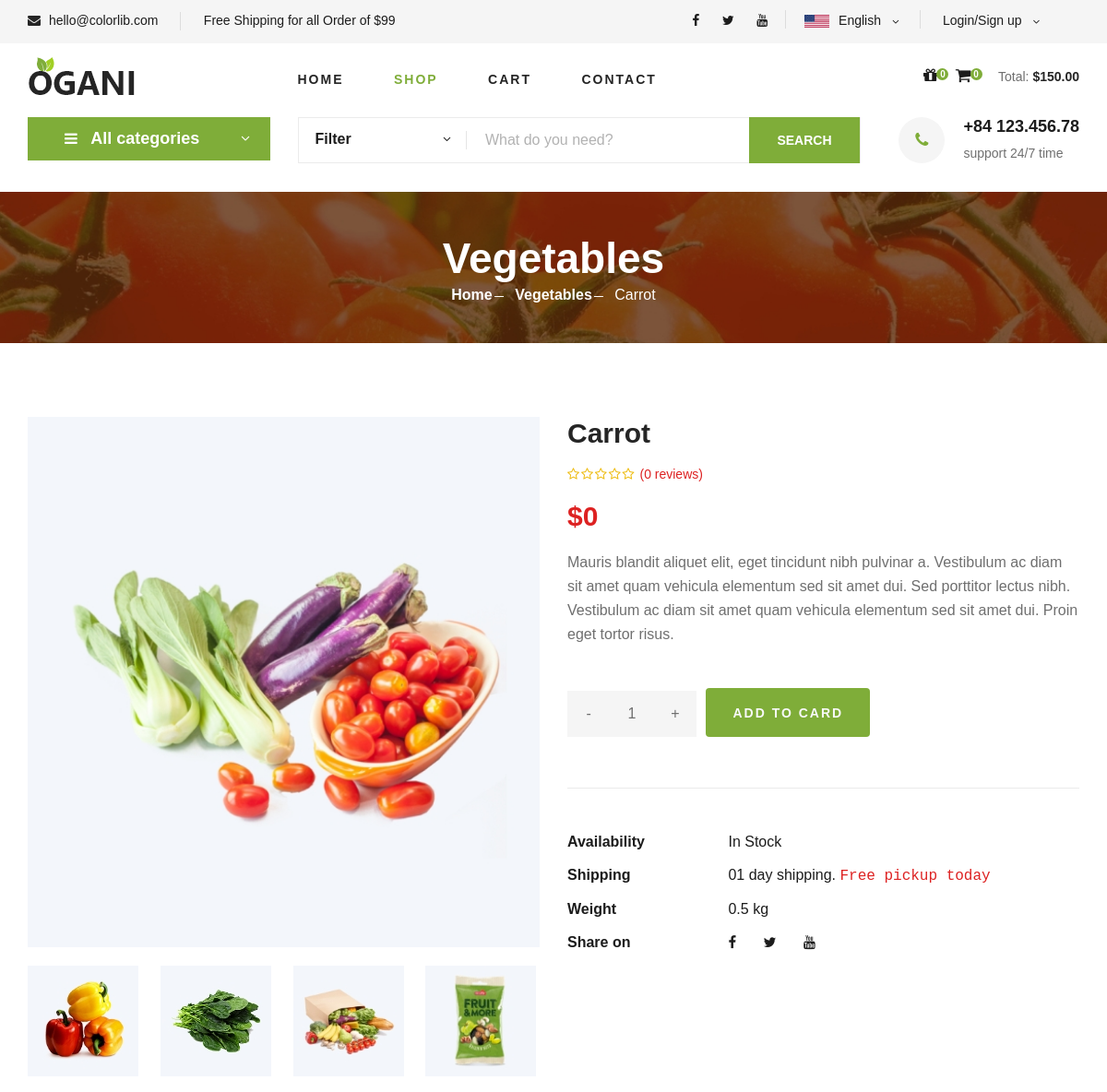
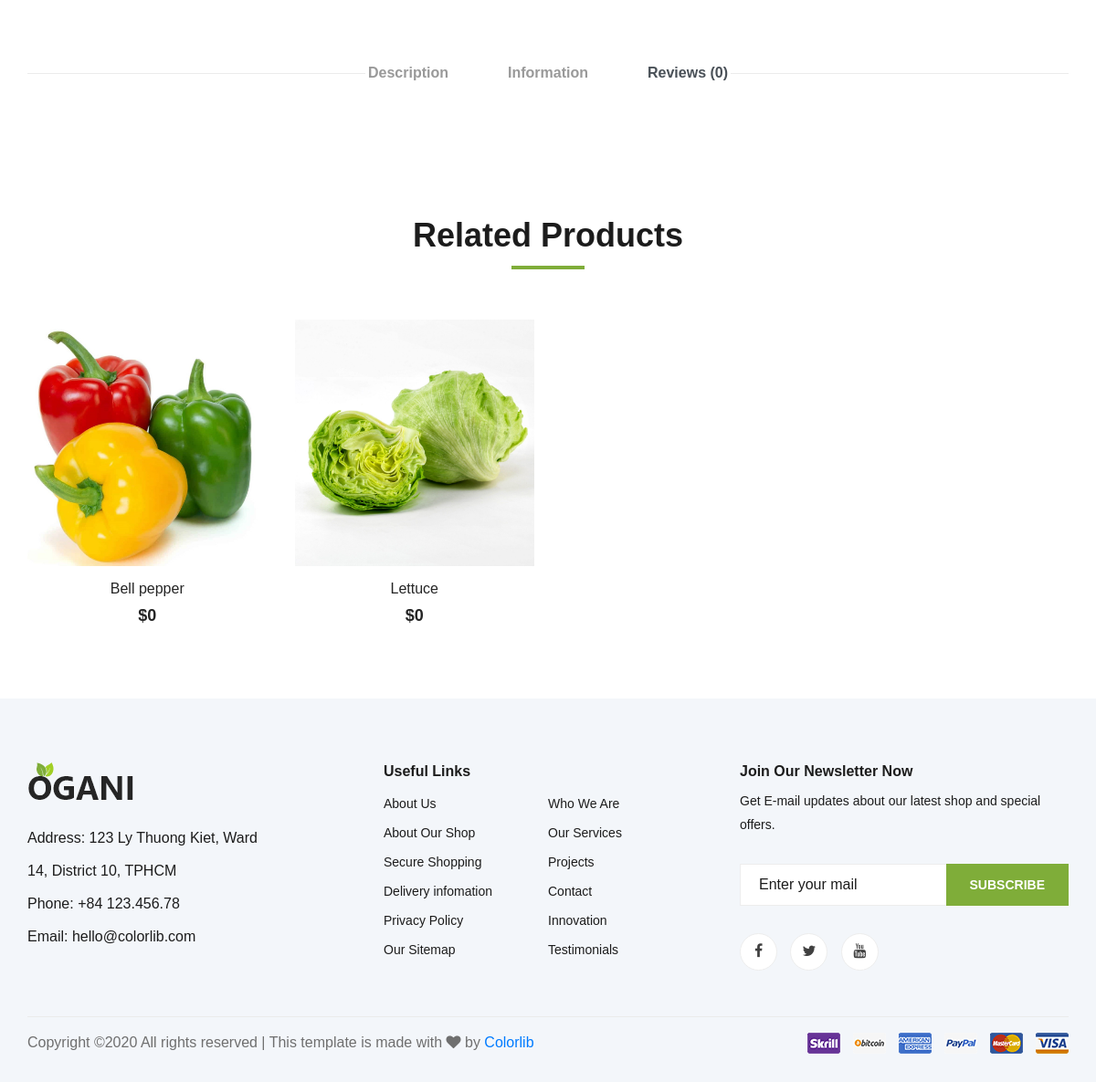
/shop/detail/carrot, run on an earlier commit of the app's database (2 pictures, top to bottom).
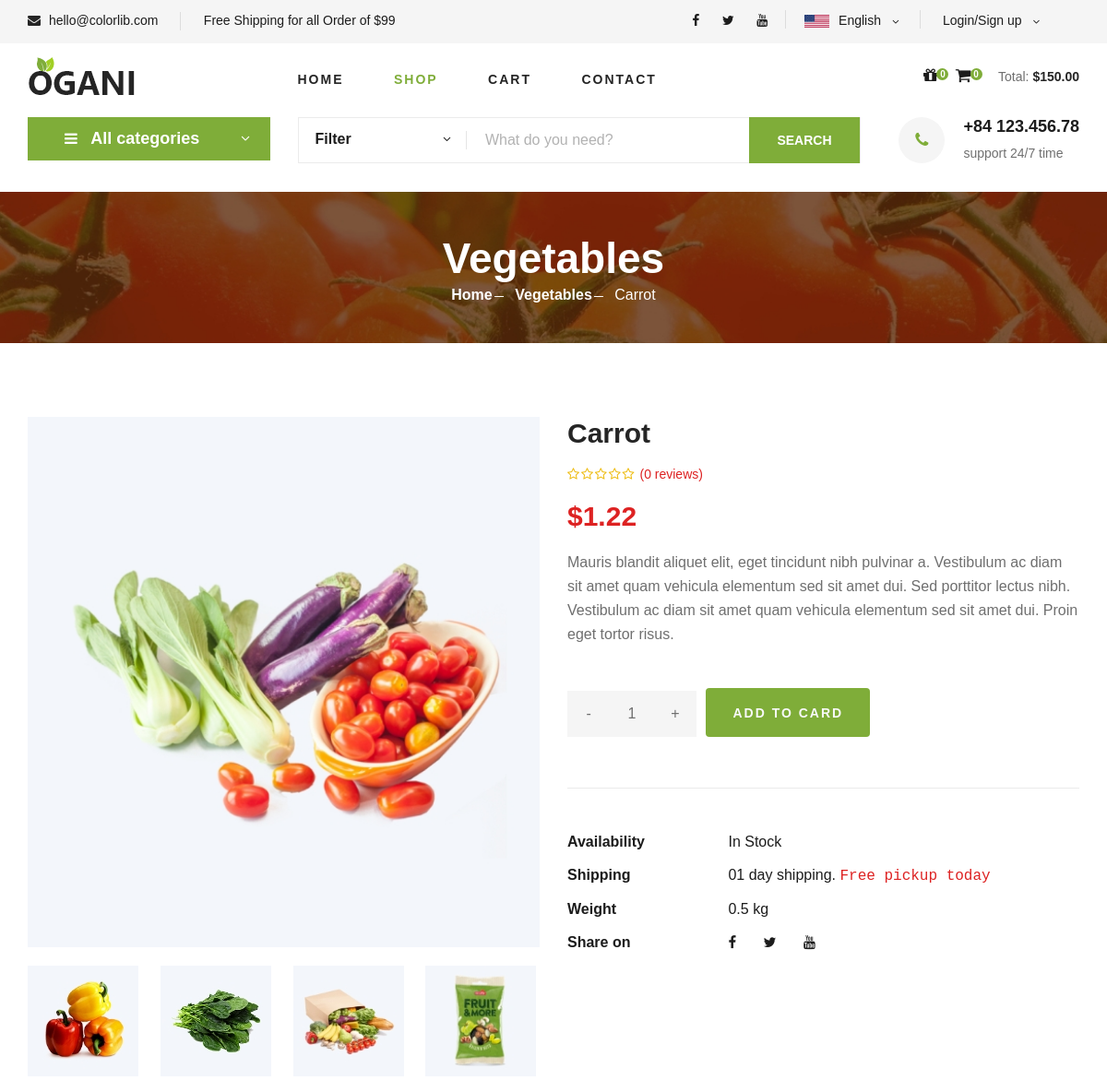
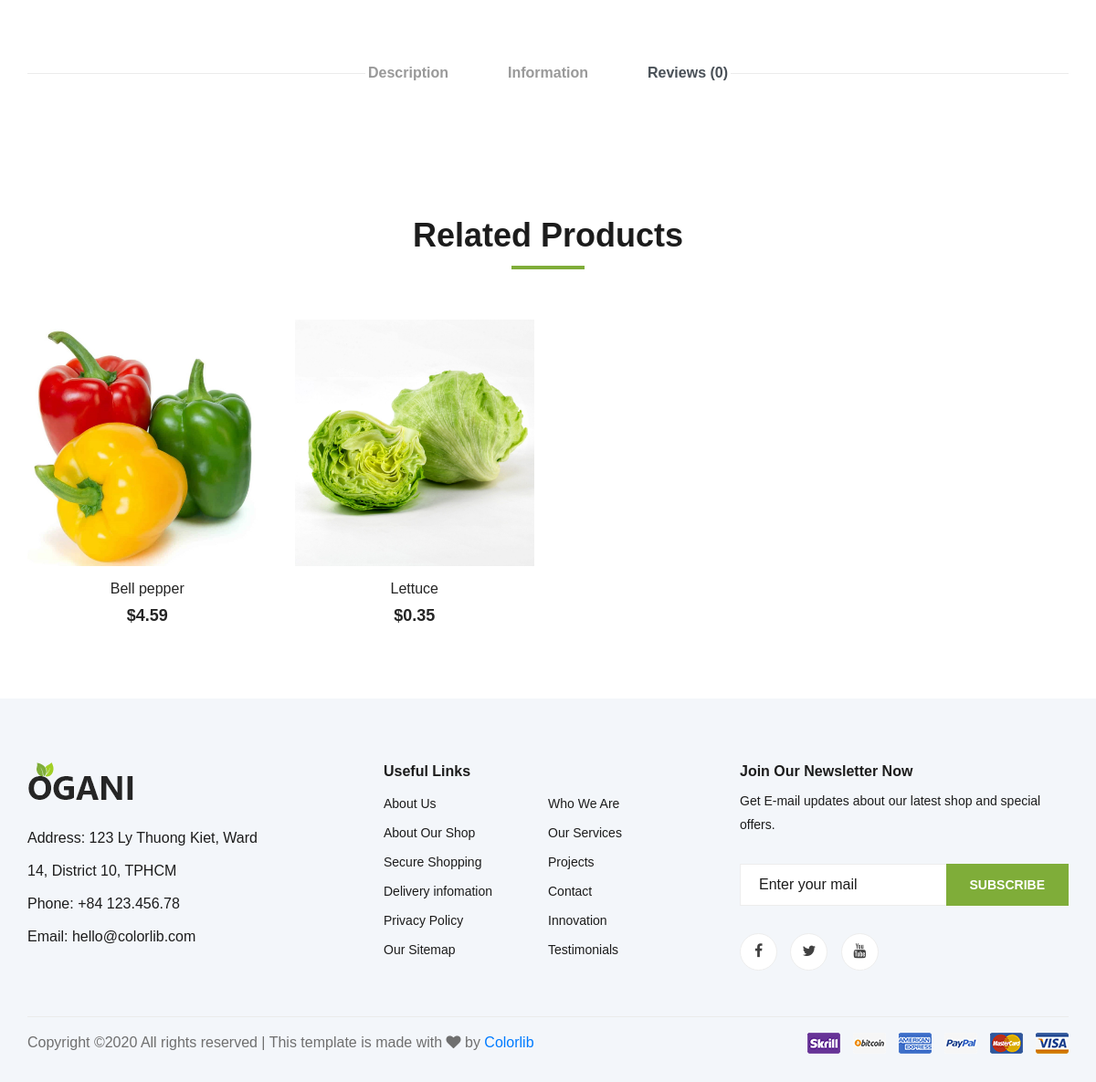
And on a later commit of the database (2 pictures, top to bottom).
### tables this page shows
CREATE TABLE `item` (
  `id_item` varchar(100) NOT NULL,
  `name_item` varchar(100) NOT NULL DEFAULT 'Default name',
  `avatar_item` varchar(500) NOT NULL DEFAULT 'Default link',
  `description_item` varchar(500) NOT NULL DEFAULT 'Default description',
  `price_item` float NOT NULL DEFAULT 0,
  `availability_item` tinyint(1) NOT NULL DEFAULT 1,
  `weight_item` float NOT NULL DEFAULT 0,
  `sale_off_item` int(11) NOT NULL DEFAULT 0,
  `featured` tinyint(1) NOT NULL DEFAULT 0,
  `best_seller_item` tinyint(1) NOT NULL DEFAULT 0,
  `date_created_item` datetime DEFAULT NULL,
  `latest_date_updated_item` datetime DEFAULT NULL,
  `category_item` varchar(100) DEFAULT NULL
);

CREATE TABLE `category` (
  `id_category` varchar(100) NOT NULL,
  `name_category` varchar(100) NOT NULL DEFAULT 'Default name'
);

### mvc/core/Controller.php (called while the page is built, shortened)
<?php
class Controller{
    final public function view($view, $data = []){
        require_once "./mvc/views/".$view.".php";
    }
}
?>

### mvc/controllers/Shop.php (called while the page is built, shortened)
<?php
class Shop extends Controller{
    protected $item_object;
    protected $category_object;
    protected $user_object;
    protected $review_object;
    final public function __construct(){
        $this->item_object = $this->model("Item");
        $this->category_object = $this->model("Category");
        $this->user_object = $this->model("User");
        $this->review_object = $this->model("Review");
    }
    public function detail($params){
        $username = '';
        $this->view("Master1", array(
            "page"=>"detail",
            "item"=>$this->item_object->get_item($params),
            "category_list"=>$this->category_object->get_all_categories(),
            "user"=>$this->user_object->get_info_user($username),
            "review_list"=>$this->review_object->get_all_reviews($params),
            "average_rating"=>$this->item_object->get_average_rated_item($params),
            "related_item_list"=>$this->item_object->get_related_items($params)
        ));
    }
}
?>

### mvc/core/App.php (called while the page is built, shortened)
<?php
class App{
    protected $action = "Action";
    final public function __construct(){
        $arr = $this->url_process();
        if(isset($arr[0])){
            if(file_exists("./mvc/controllers/".$arr[0].".php")){
                unset($arr[0]);
            }
        }
        $this->controller = new $this->controller();
        if(isset($arr[1])){
            if(method_exists($this->controller, $arr[1])){
                $this->action = $arr[1];
            }
            unset($arr[1]);
        }
        $this->params = $arr?array_values($arr):[];
        call_user_func_array([$this->controller, $this->action], $this->params);
    }
    final public function url_process(){
        if (isset($_GET["url"])){
            return explode("/", trim($_GET["url"]));
        }
    }
}
?>

### index.php (called while the page is built, shortened)
<?php
$app = new App();
?>

### mvc/core/Database.php (called while the page is built, shortened)
<?php
class Database{
    protected $servername = "localhost";
    protected $username = "root";
    protected $password = "";
    final public function __construct(){
        $this->conn = mysqli_connect($this->servername, $this->username, $this->password);
    }
}
?>

### mvc/models/Item.php (called while the page is built, shortened)
<?php
class Item extends Database{
    public function get_item($item){
        $sql = "SELECT item.*, category.name_category".
        " FROM item LEFT JOIN category ON item.category_item=category.id_category".
        " WHERE id_item='".$item."';";
        $sql_result = mysqli_query($this->conn, $sql);
        $result = false;
        if($sql_result){
            $result = mysqli_fetch_assoc($sql_result);
        }
        return json_encode($result);
    }
    public function get_category_item($item){
        $sql = "SELECT category_item FROM item WHERE id_item='".$item."';";
        $sql_result = mysqli_query($this->conn, $sql);
        $category = '';
        if($sql_result){
            $category = mysqli_fetch_assoc($sql_result);
        }
        return json_encode($category);
    }
    public function get_related_items($item){
        $category = json_decode($this->get_category_item($item))->category_item;
        $sql = "SELECT id_item, name_item, avatar_item, price_item FROM item t1".
        " LEFT JOIN top_item t2 on t1.id_item=t2.id_item_top".
        " WHERE category_item='".$category."' AND NOT id_item='".$item."' ORDER BY".
        " average_rating DESC LIMIT 4";
        $array_result = array();
        $sql_result = mysqli_query($this->conn, $sql);
        if($sql_result){
            while($row = mysqli_fetch_assoc($sql_result)){
                $array_result[] = $row;
            }
        }
        return json_encode($array_result);
    }
}
?>

### mvc/views/Master1.php (the view, shortened to what the changed rows need)
<!DOCTYPE html>
<html lang="zxx">
    <head>
        <link rel="stylesheet" href="/tmdt_201/public/master1/css/google-font.css" type="text/css">
        <link rel="stylesheet" href="/tmdt_201/public/master1/css/bootstrap.min.css" type="text/css">
        <link rel="stylesheet" href="/tmdt_201/public/master1/css/font-awesome.min.css" type="text/css">
        <link rel="stylesheet" href="/tmdt_201/public/master1/css/elegant-icons.css" type="text/css">
        <link rel="stylesheet" href="/tmdt_201/public/master1/css/nice-select.css" type="text/css">
        <link rel="stylesheet" href="/tmdt_201/public/master1/css/jquery-ui.min.css" type="text/css">
        <link rel="stylesheet" href="/tmdt_201/public/master1/css/owl.carousel.min.css" type="text/css">
        <link rel="stylesheet" href="/tmdt_201/public/master1/css/slicknav.min.css" type="text/css">
        <link rel="stylesheet" href="/tmdt_201/public/master1/css/style.css" type="text/css">
    </head>
    <body>
        <?php
        require_once "./mvc/views/pages/".$data["page"].".php";
        ?>
    </body>
</html>

### mvc/views/pages/detail.php (shortened to what the changed rows need)
<section class="breadcrumb-section set-bg" data-setbg="/tmdt_201/public/master1/img/breadcrumb.jpg">
    <div class="container">
        <div class="row">
            <div class="col-lg-12 text-center">
                <div class="breadcrumb__text">
                    <?php $item_object = json_decode($data["item"]); ?>
                    <h2><?php echo $item_object->name_category; ?></h2>
                    <div class="breadcrumb__option">
                        <a href="http://localhost/tmdt_201/home">Home</a>
                        <a href="http://localhost/tmdt_201/shop/<?php echo $item_object->category_item; ?>"><?php echo $item_object->name_category; ?></a>
                        <span><?php echo $item_object->name_item; ?></span>
                    </div>
                </div>
            </div>
        </div>
    </div>
</section>
<section class="product-details spad">
    <div class="container">
        <div class="row">
            <div class="col-lg-6 col-md-6">
                <div class="product__details__text">
                    <h3><?php echo $item_object->name_item; ?></h3>
                    <?php $review_list = json_decode($data['review_list']);
                    $size_list = count($review_list);
                    $average_rating = json_decode($data['average_rating']);
                    ?>
                    <div class="product__details__rating">
                        <i class="fa <?php echo (($average_rating > 0 && $average_rating < 0.3) || $average_rating == 0)?'fa-star-o':(($average_rating >= 0.3 && $average_rating < 0.7)?'fa-star-half-o':'fa-star');?>"></i>
                        <i class="fa <?php echo (($average_rating > 1 && $average_rating < 1.3) || $average_rating <= 1)?'fa-star-o':(($average_rating >= 1.3 && $average_rating < 1.7)?'fa-star-half-o':'fa-star');?>"></i>
                        <i class="fa <?php echo (($average_rating > 2 && $average_rating < 2.3) || $average_rating <= 2)?'fa-star-o':(($average_rating >= 2.3 && $average_rating < 2.7)?'fa-star-half-o':'fa-star');?>"></i>
                        <i class="fa <?php echo (($average_rating > 3 && $average_rating < 3.3) || $average_rating <= 3)?'fa-star-o':(($average_rating >= 3.3 && $average_rating < 3.7)?'fa-star-half-o':'fa-star');?>"></i>
                        <i class="fa <?php echo (($average_rating > 4 && $average_rating < 4.3) || $average_rating <= 4)?'fa-star-o':(($average_rating >= 4.3 && $average_rating < 4.7)?'fa-star-half-o':'fa-star');?>"></i>
                        <span>(<?php echo $size_list; ?> reviews)</span>
                    </div>
                    <div class="product__details__price">$<?php echo $item_object->price_item;?></div>
                    <p>Mauris blandit aliquet elit, eget tincidunt nibh pulvinar a. Vestibulum ac diam sit amet quam
                        vehicula elementum sed sit amet dui. Sed porttitor lectus nibh. Vestibulum ac diam sit amet
                        quam vehicula elementum sed sit amet dui. Proin eget tortor risus.</p>
                    <?php $username = isset($_SESSION['username'])?$_SESSION['username']:'none'; ?>
                    <div class="product__details__quantity">
                        <div class="quantity">
                        </div>
                    </div>
                    <button type="button" class="btn primary-btn text-light" id="add-to-card-btn"
                            onclick="SetCart(<?php echo "'".$item_object->id_item."', '".$username."'"; ?>)"
                            data-toggle="modal" data-target="#info-modal">
                        ADD TO CARD
                    </button>
                    <ul>
                        <li><b>Availability</b>
                        </li>
                        <li><b>Shipping</b> <span>01 day shipping. <samp>Free pickup today</samp></span></li>
                        <li><b>Weight</b> <span>0.5 kg</span></li>
                        <li><b>Share on</b>
                        </li>
                    </ul>
                </div>
            </div>
        </div>
    </div>
</section>
<section class="related-product">
    <div class="container">
        <div class="row">
            <div class="col-lg-12">
                <div class="section-title related__product__title">
                    <h2>Related Products</h2>
                </div>
            </div>
        </div>
        <div class="row">
            <?php $related_item_list = json_decode($data['related_item_list']);
            $size_list = count($related_item_list);
            for($row = 0; $row < $size_list; $row++){
            ?>
            <div class="col-lg-3 col-md-4 col-sm-6">
                <div class="product__item">
                    <div class="product__item__pic set-bg" data-setbg="/tmdt_201/public/master1/img/product/<?php echo $related_item_list[$row]->avatar_item; ?>.jpg">
                    </div>
                    <div class="product__item__text">
                        <h6>
                            <a href="http://localhost/tmdt_201/shop/detail/<?php echo $related_item_list[$row]->id_item;?>" class="language-option">
                                <?php echo $related_item_list[$row]->name_item;?>
                            </a>
                        </h6>
                        <h5>$<?php echo $related_item_list[$row]->price_item;?></h5>
                    </div>
                </div>
            </div>
            <?php }?>
        </div>
    </div>
</section>

What changed in the data, as far as the page shows it:
changed item "Carrot": price_item "0" → "1.22"
changed item "Bell pepper": price_item "0" → "4.59"
changed item "Lettuce": price_item "0" → "0.35"
